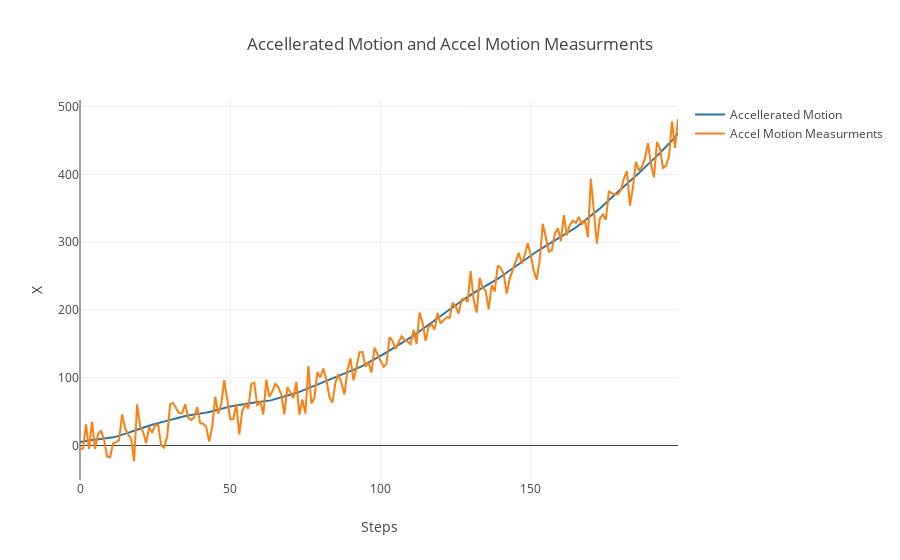

The notebook cell saved with this chart:
### Code cell
data = [
    go.Scatter(
        y=tr,
        name='Accellerated Motion'
    ),
    go.Scatter(
        y=measurments,
        name='Accel Motion Measurments'
    ),   
]

layout= go.Layout(
    title= 'Accellerated Motion and Accel Motion Measurments',
    xaxis= dict(
        title= 'Steps',
    ),
    yaxis=dict(
        title= 'X',
    ),
    showlegend= True
)
fig= go.Figure(data=data, layout=layout)
iplot(fig)

### Figure 1 — Plotly figure (JSON) as saved in the notebook; plotly's stock layout.template omitted (floating-point values rounded to 4 significant figures; data arrays with more than 128 entries replaced by an {"elided": "..."} marker saying what was removed)
{"data": [{"name": "Accellerated Motion", "type": "scatter", "uid": "7a9fe440-3438-11e9-8bad-20c9d081d2d3", "y": {"elided": "200 float values"}}, {"name": "Accel Motion Measurments", "type": "scatter", "uid": "7aa2a342-3438-11e9-b681-20c9d081d2d3", "y": {"elided": "200 float values"}}], "layout": {"showlegend": true, "title": "Accellerated Motion and Accel Motion Measurments", "xaxis": {"title": "Steps"}, "yaxis": {"title": "X"}}}
